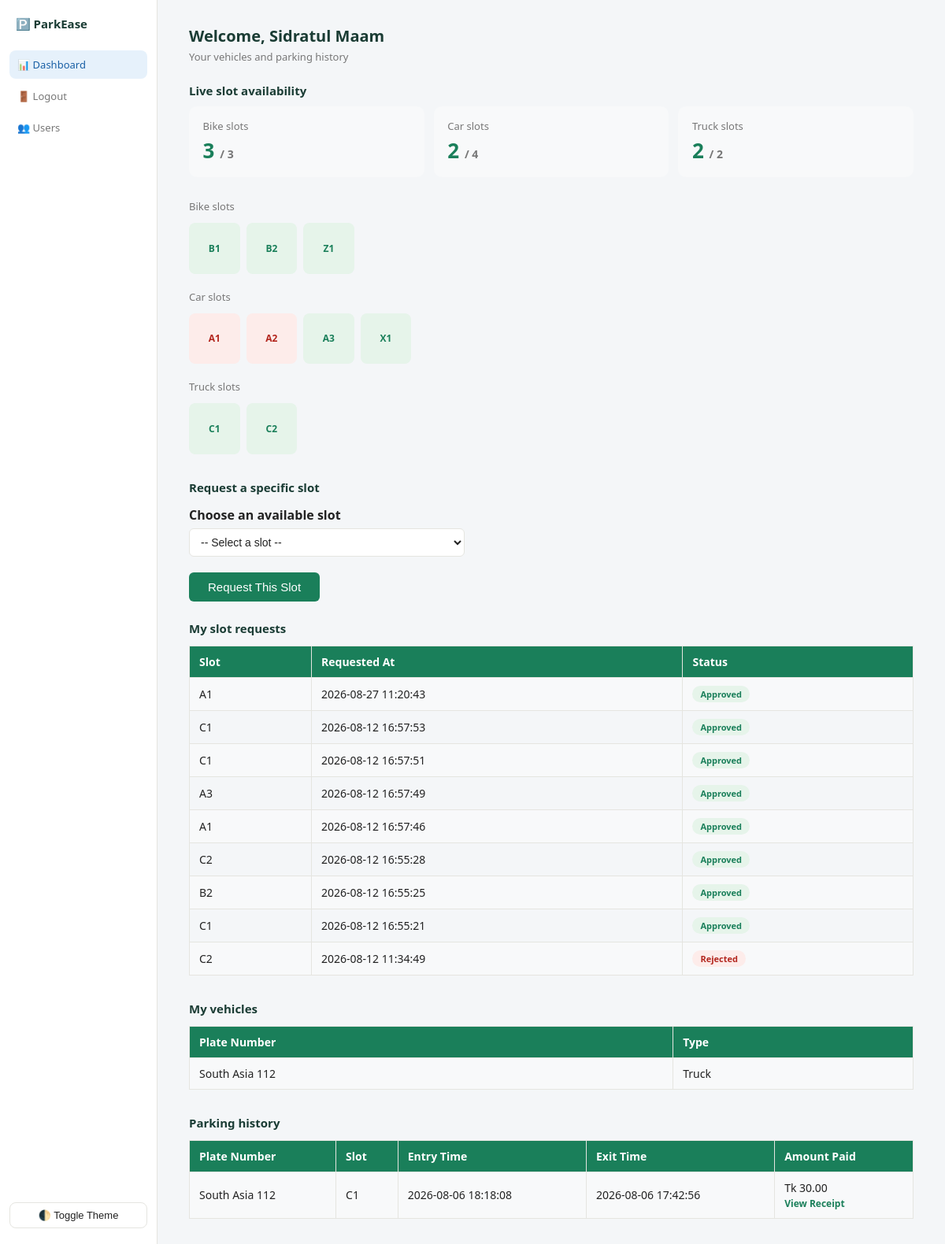
The page /customer_dashboard.php (signed in) on the database as committed earlier.
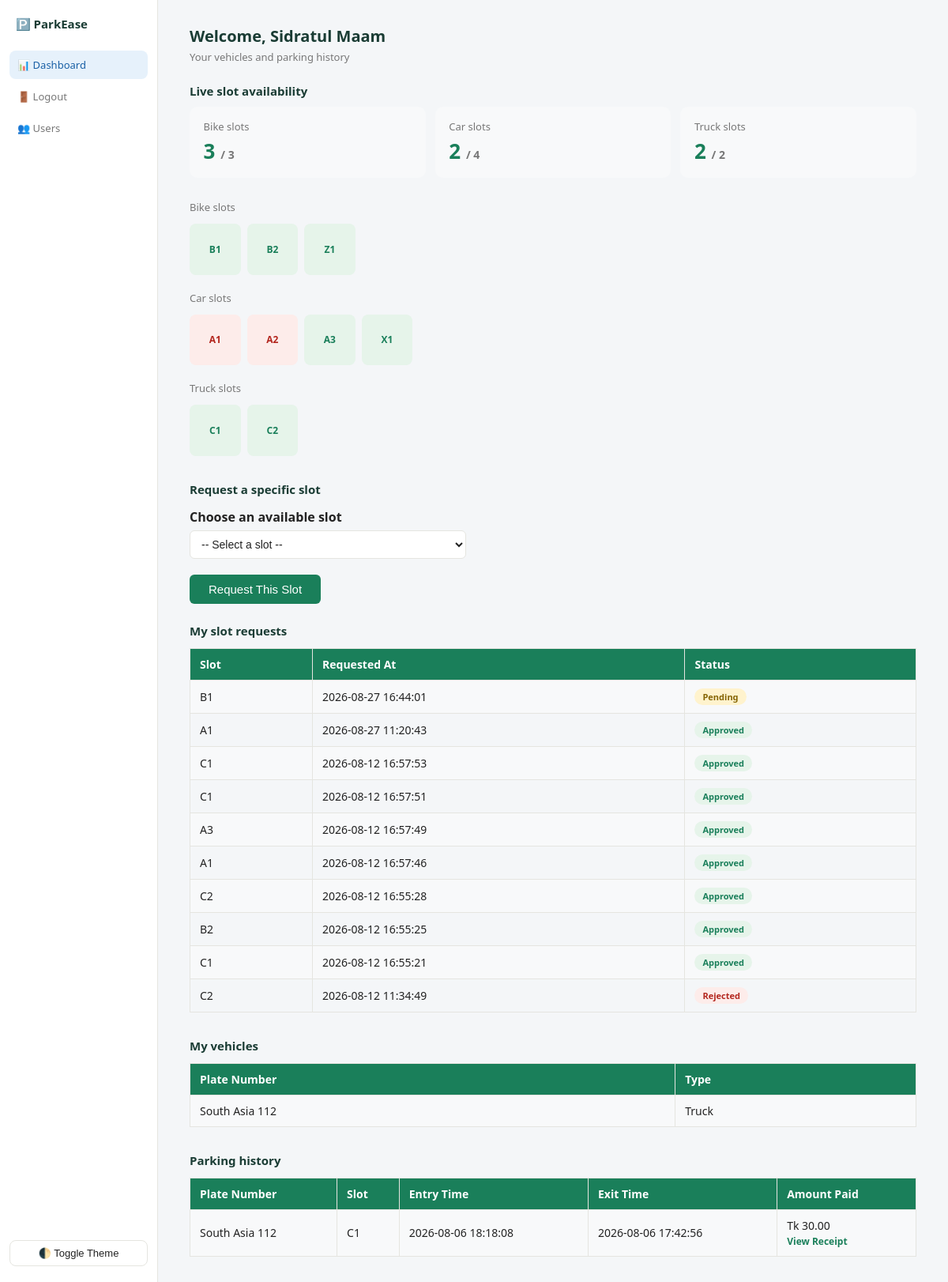
The same page on the database as committed later.
### tables this page shows
CREATE TABLE `parking_slots` (
  `slot_id` int(11) NOT NULL,
  `slot_number` varchar(20) NOT NULL,
  `type_id` int(11) NOT NULL,
  `status` enum('available','occupied') DEFAULT 'available'
);

CREATE TABLE `slot_requests` (
  `request_id` int(11) NOT NULL,
  `customer_id` int(11) NOT NULL,
  `slot_id` int(11) NOT NULL,
  `status` enum('pending','approved','rejected') DEFAULT 'pending',
  `requested_at` timestamp NOT NULL DEFAULT current_timestamp(),
  `responded_at` timestamp NULL DEFAULT NULL
);

CREATE TABLE `vehicles` (
  `vehicle_id` int(11) NOT NULL,
  `plate_number` varchar(20) NOT NULL,
  `owner_id` int(11) NOT NULL,
  `type_id` int(11) NOT NULL
);

CREATE TABLE `vehicle_types` (
  `type_id` int(11) NOT NULL,
  `type_name` varchar(50) NOT NULL,
  `hourly_rate` decimal(10,2) NOT NULL,
  `max_hours` int(11) NOT NULL DEFAULT 24
);

CREATE TABLE `parking_sessions` (
  `session_id` int(11) NOT NULL,
  `vehicle_id` int(11) NOT NULL,
  `slot_id` int(11) NOT NULL,
  `staff_id` int(11) NOT NULL,
  `entry_time` datetime NOT NULL,
  `exit_time` datetime DEFAULT NULL
);

CREATE TABLE `payments` (
  `payment_id` int(11) NOT NULL,
  `session_id` int(11) NOT NULL,
  `amount` decimal(10,2) NOT NULL,
  `method` enum('cash','card','mobile_banking') NOT NULL,
  `paid_at` timestamp NOT NULL DEFAULT current_timestamp()
);

### customer_dashboard.php (the view, shortened to what this page needs)
<?php
include 'db_connect.php';
$active = 'dashboard';
$customer_id = $_SESSION['user_id'];
$vehicles_sql = "
    SELECT v.vehicle_id, v.plate_number, vt.type_name
    FROM vehicles v
    JOIN vehicle_types vt ON v.type_id = vt.type_id
    WHERE v.owner_id = ?
";
$stmt = $conn->prepare($vehicles_sql);
$stmt->bind_param("i", $customer_id);
$stmt->execute();
$vehicles = $stmt->get_result();
$history_sql = "
    SELECT sess.session_id, v.plate_number, s.slot_number, sess.entry_time, sess.exit_time,
           p.amount, p.method
    FROM parking_sessions sess
    JOIN vehicles v ON sess.vehicle_id = v.vehicle_id
    JOIN parking_slots s ON sess.slot_id = s.slot_id
    LEFT JOIN payments p ON sess.session_id = p.session_id
    WHERE v.owner_id = ?
    ORDER BY sess.entry_time DESC
";
$stmt = $conn->prepare($history_sql);
$stmt->bind_param("i", $customer_id);
$stmt->execute();
$history = $stmt->get_result();
?>
<!DOCTYPE html>
<html>
<head>
    <link rel="stylesheet" href="style.css">
</head>
<body>
<div class="app-shell">
    <?php include 'sidebar.php'; ?>
    <div class="main-content">
        <p class="page-title">Welcome, <?php echo $_SESSION['name']; ?></p>
        <p class="page-subtitle">Your vehicles and parking history</p>
        <p class="section-title">Live slot availability</p>
        <div class="stat-grid">
            <?php
            $availability_sql = "
                SELECT vt.type_name,
                       COUNT(s.slot_id) AS total,
                       SUM(CASE WHEN s.status = 'available' THEN 1 ELSE 0 END) AS available
                FROM vehicle_types vt
                LEFT JOIN parking_slots s ON s.type_id = vt.type_id
                GROUP BY vt.type_name
            ";
            $availability = $conn->query($availability_sql);
            while ($row = $availability->fetch_assoc()) {
                $total = $row['total'];
                $available = $row['available'] ?? 0;
            ?>
                <div class="stat-card">
                    <p class="stat-label"><?php echo ucfirst($row['type_name']); ?> slots</p>
                    <p class="stat-value success"><?php echo $available; ?> <span style="font-size:14px;color:var(--text-muted);">/ <?php echo $total; ?></span></p>
                </div>
            <?php } ?>
        </div>
        <?php
        $grid_slots_sql = "
            SELECT s.slot_number, s.status, vt.type_name
            FROM parking_slots s
            JOIN vehicle_types vt ON s.type_id = vt.type_id
            ORDER BY vt.type_name, s.slot_number
        ";
        $grid_slots = $conn->query($grid_slots_sql);
        $grouped = [];
        while ($row = $grid_slots->fetch_assoc()) {
            $grouped[$row['type_name']][] = $row;
        }
        ?>
        <?php foreach ($grouped as $type_name => $slots) { ?>
            <p style="font-size:13px;color:var(--text-muted);margin:0 0 8px;"><?php echo ucfirst($type_name); ?> slots</p>
            <div class="slot-grid">
                <?php foreach ($slots as $s) { ?>
                    <div class="slot-box <?php echo $s['status']; ?>"><?php echo $s['slot_number']; ?></div>
                <?php } ?>
            </div>
        <?php } ?>
        <p class="section-title" style="margin-top:2rem;">Request a specific slot</p>
        <div style="max-width:400px;margin-bottom:1.5rem;">
            <form action="request_slot.php" method="POST">
                <label>Choose an available slot</label>
                <select name="slot_id" required>
                    <option value="">-- Select a slot --</option>
                </select>
                <button type="submit">Request This Slot</button>
            </form>
        </div>
        <p class="section-title">My slot requests</p>
        <table>
            <tr><th>Slot</th><th>Requested At</th><th>Status</th></tr>
            <?php
            $my_requests_sql = "
                SELECT sr.status, sr.requested_at, s.slot_number
                FROM slot_requests sr
                JOIN parking_slots s ON sr.slot_id = s.slot_id
                WHERE sr.customer_id = ?
                ORDER BY sr.requested_at DESC
            ";
            $stmt = $conn->prepare($my_requests_sql);
            $stmt->bind_param("i", $customer_id);
            $stmt->execute();
            $my_requests = $stmt->get_result();
            if ($my_requests->num_rows === 0) { ?>
            <?php }
            while ($row = $my_requests->fetch_assoc()) { ?>
                <tr>
                    <td><?php echo $row['slot_number']; ?></td>
                    <td><?php echo $row['requested_at']; ?></td>
                    <td>
                        <?php if ($row['status'] === 'pending') { ?>
                            <span class="badge" style="background:#fff3cd;color:#856404;">Pending</span>
                        <?php } elseif ($row['status'] === 'approved') { ?>
                            <span class="badge badge-available">Approved</span>
                        <?php } else { ?>
                            <span class="badge badge-occupied">Rejected</span>
                        <?php } ?>
                    </td>
                </tr>
            <?php } ?>
        </table>
        <p class="section-title" style="margin-top:2rem;">My vehicles</p>
        <table>
            <tr><th>Plate Number</th><th>Type</th></tr>
            <?php while ($row = $vehicles->fetch_assoc()) { ?>
                <tr>
                    <td><?php echo $row['plate_number']; ?></td>
                    <td><?php echo ucfirst($row['type_name']); ?></td>
                </tr>
            <?php } ?>
        </table>
        <p class="section-title" style="margin-top:2rem;">Parking history</p>
        <table>
            <tr><th>Plate Number</th><th>Slot</th><th>Entry Time</th><th>Exit Time</th><th>Amount Paid</th></tr>
            <?php while ($row = $history->fetch_assoc()) { ?>
                <tr>
                    <td><?php echo $row['plate_number']; ?></td>
                    <td><?php echo $row['slot_number']; ?></td>
                    <td><?php echo $row['entry_time']; ?></td>
                    <td>
                        <?php if ($row['exit_time']) { ?>
                            <?php echo $row['exit_time']; ?>
                        <?php } else { ?>
                            <span class="badge badge-occupied">Still parked</span>
                        <?php } ?>
                    </td>
                    <td>
                        <?php if ($row['amount'] !== null) { ?>
                            Tk <?php echo number_format($row['amount'], 2); ?>
                            <br><a href="receipt.php?session_id=<?php echo $row['session_id']; ?>" style="font-size:12px;">View Receipt</a>
                        <?php } else { ?>
                            -
                        <?php } ?>
                    </td>
                </tr>
            <?php } ?>
        </table>
    </div>
</div>
</body>
</html>

### sidebar.php (shortened to what this page needs)
<?php
$role = $_SESSION['role'];
?>
<div class="sidebar">
    <div class="sidebar-logo">🅿️ ParkEase</div>
    <?php if ($role === 'admin') { ?>
        <a href="admin_dashboard.php" class="<?php echo $active === 'dashboard' ? 'active' : ''; ?>">📊 Dashboard</a>
        <a href="manage_slots.php" class="<?php echo $active === 'slots' ? 'active' : ''; ?>">🅿️ Manage Slots</a>
        <a href="reports.php" class="<?php echo $active === 'reports' ? 'active' : ''; ?>">📈 Reports</a>
        <a href="audit_log_page.php" class="<?php echo $active === 'audit' ? 'active' : ''; ?>">📜 Audit Log</a>
    <?php } else { ?>
        <a href="customer_dashboard.php" class="<?php echo $active === 'dashboard' ? 'active' : ''; ?>">📊 Dashboard</a>
    <?php } ?>
    <a href="logout.php">🚪 Logout</a>
    <a href="users.php" class="<?php echo $active === 'users' ? 'active' : ''; ?>">👥 Users</a>
      <button onclick="toggleTheme()" style="margin-top:auto;background:none;border:1px solid var(--border-color);color:var(--text-main);padding:8px 10px;border-radius:8px;cursor:pointer;font-size:13px;">
    🌓 Toggle Theme
</button>
</div>

### style.css (style rules this page uses)
:root { --bg-main: #f4f6f8; --bg-card: #ffffff; --text-main: #222; --text-heading: #1a3c34; --text-muted: #777; --border-color: #e5e5e0; --accent: #1a7f5a; --accent-hover: #146449; --sidebar-active-bg: #e6f1fb; --sidebar-active-text: #185fa5; --table-header-bg: #1a7f5a; --table-row-alt: #f8f9fa; --success-bg: #e6f4ea; --success-text: #1a7f5a; --danger-bg: #fdecea; --danger-text: #b3261e; }
* { box-sizing: border-box; }
body { font-family: 'Segoe UI', Arial, sans-serif; background-color: var(--bg-main); color: var(--text-main); margin: 0; padding: 0; }
form label { font-weight: 600; display: block; margin-top: 14px; color: var(--text-main); }
form input[type="text"], form input[type="email"], form input[type="password"], form select { width: 100%; max-width: 350px; padding: 8px 10px; margin-top: 6px; border: 1px solid var(--border-color); border-radius: 6px; font-size: 14px; background: var(--bg-card); color: var(--text-main); }
form button { margin-top: 20px; background-color: var(--accent); color: white; border: none; padding: 10px 24px; border-radius: 6px; font-size: 15px; cursor: pointer; }
a { color: var(--accent); text-decoration: none; font-weight: 600; }
table { border-collapse: collapse; width: 100%; margin-top: 12px; }
table th, table td { border: 1px solid var(--border-color); padding: 10px 12px; text-align: left; font-size: 14px; color: var(--text-main); }
table th { background-color: var(--table-header-bg); color: white; }
table tr:nth-child(even) { background-color: var(--table-row-alt); }
.app-shell { display: flex; min-height: 100vh; }
.sidebar { width: 200px; background: var(--bg-card); border-right: 1px solid var(--border-color); padding: 1.25rem 0.75rem; display: flex; flex-direction: column; gap: 4px; }
.sidebar-logo { display: flex; align-items: center; gap: 8px; padding: 0 0.5rem 1.25rem; font-weight: 600; font-size: 15px; color: var(--text-heading); }
.sidebar a { display: flex; align-items: center; gap: 8px; padding: 9px 10px; border-radius: 8px; font-size: 13px; color: var(--text-muted); font-weight: 500; }
.sidebar a.active { background: var(--sidebar-active-bg); color: var(--sidebar-active-text); }
.main-content { flex: 1; padding: 2rem 2.5rem; }
.page-title { font-size: 20px; font-weight: 600; color: var(--text-heading); margin: 0 0 4px; }
.page-subtitle { font-size: 13px; color: var(--text-muted); margin: 0 0 1.5rem; }
.stat-grid { display: grid; grid-template-columns: repeat(auto-fit, minmax(160px, 1fr)); gap: 12px; margin-bottom: 1.75rem; }
.stat-card { background: var(--table-row-alt); border-radius: 10px; padding: 1rem 1.1rem; }
.stat-label { font-size: 13px; color: var(--text-muted); margin: 0 0 4px; }
.stat-value { font-size: 26px; font-weight: 600; margin: 0; color: var(--text-heading); }
.stat-value.success { color: var(--success-text); }
.badge { font-size: 11px; font-weight: 600; padding: 3px 10px; border-radius: 20px; display: inline-block; }
.badge-occupied { background: var(--danger-bg); color: var(--danger-text); }
.badge-available { background: var(--success-bg); color: var(--success-text); }
.section-title { font-size: 15px; font-weight: 600; color: var(--text-heading); margin: 0 0 10px; }
.slot-grid { display: grid; grid-template-columns: repeat(auto-fill, minmax(64px, 1fr)); gap: 8px; margin: 12px 0 20px; max-width: 500px; }
.slot-box { aspect-ratio: 1; border-radius: 8px; display: flex; flex-direction: column; align-items: center; justify-content: center; font-size: 12px; font-weight: 600; cursor: pointer; border: 2px solid transparent; }
.slot-box.available { background: var(--success-bg); color: var(--success-text); }
.slot-box.occupied { background: var(--danger-bg); color: var(--danger-text); cursor: not-allowed; }

Rows that differ between the two databases and show on the page:
added slot_requests: slot.slot_number "B1", requested_at "2026-08-27 16:44:01", status "Pending"
